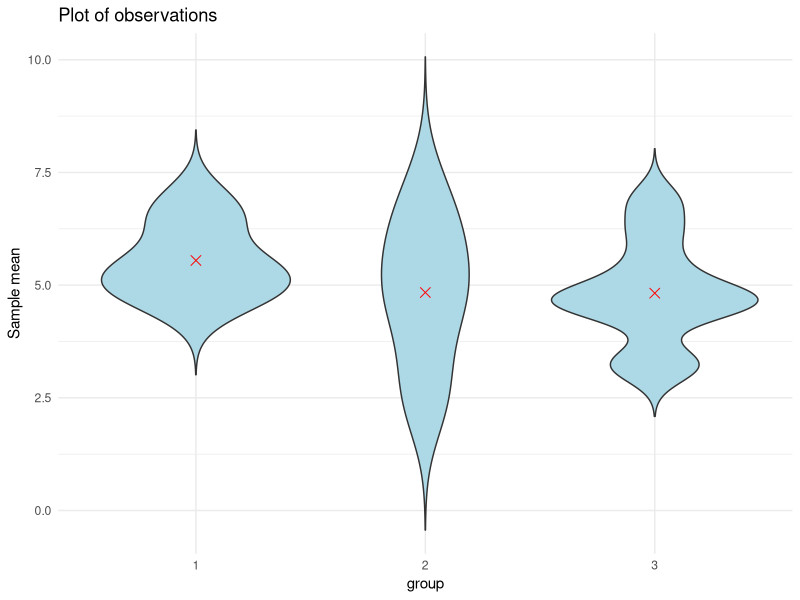

The R script that drew this image:
# Import libraries
library(ggplot2)
library(gridExtra)

# Set random seed
set.seed(42)

# Generate gaussian observations
group1 <- rnorm(10, mean = 5, sd = 1)
group2 <- rnorm(10, mean = 5, sd = 1)
group3 <- rnorm(10, mean = 5, sd = 1)
data <- list(group1, group2, group3)

# Plot observations
df <- data.frame(
  value = c(group1, group2, group3),
  group = factor(rep(1:3, each = 10))
)

p <- ggplot(df, aes(x = group, y = value)) +
  geom_violin(trim = FALSE, fill = "lightblue") +
  stat_summary(fun = mean, geom = "point", shape = 4, size = 3, color = "red") +
  labs(title = "Plot of observations", y = "Sample mean") +
  theme_minimal()

print(p)

# Compute group means
mean1 <- mean(group1)
mean2 <- mean(group2)
mean3 <- mean(group3)
overall_mean <- mean(c(group1, group2, group3))

# Compute sum of squares between (SSB) and within (SSW)
ssb <- length(data) * ((mean1 - overall_mean)^2 + (mean2 - overall_mean)^2 + (mean3 - overall_mean)^2)
ssw <- sum((group1 - mean1)^2) + sum((group2 - mean2)^2) + sum((group3 - mean3)^2)
df_between <- length(data) - 1  # n - 1
df_within <- length(group1) + length(group2) + length(group3) - length(data)  # N - n

# Mean Squares
msb <- ssb / df_between
msw <- ssw / df_within
df1 <- length(data)
df2 <- length(group1) + length(group2) + length(group3) - length(data)

# F-statistic
F_stat_manual <- msb / msw
p_value_manual <- 1 - pf(F_stat_manual, df1, df2)

cat("\nANOVA (manual):\n")
cat(sprintf("F statistic (manual): %.2f\n", F_stat_manual))
cat(sprintf("p value (manual): %.4f\n", p_value_manual))

# Compute ANOVA (built-in function)
anova_res <- aov(value ~ group, data = df)
summary_res <- summary(anova_res)
F_stat_scipy <- summary_res[[1]]$`F value`[1]
p_value_scipy <- summary_res[[1]]$`Pr(>F)`[1]

cat("\nANOVA (R built-in):\n")
cat(sprintf("F statistic (R built-in): %.2f\n", F_stat_scipy))
cat(sprintf("p value (R built-in): %.4f\n", p_value_scipy))

# Conclusion based on the p-value
alpha <- 0.05
if (p_value_manual < alpha) {
  cat("\nReject the null hypothesis: There are significant differences between the groups.\n")
} else {
  cat("\nFail to reject the null hypothesis: No significant differences between the groups.\n")
}
